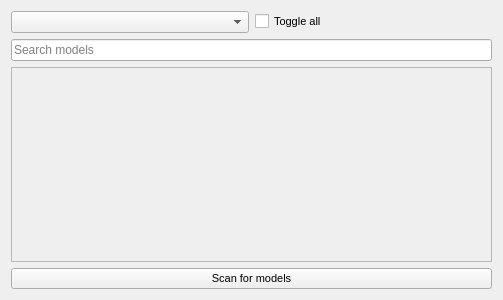
<?xml version="1.0" encoding="UTF-8"?>
<ui version="4.0">
 <class>custom_llm_model_widget</class>
 <widget class="QWidget" name="custom_llm_model_widget">
  <property name="geometry">
   <rect>
    <x>0</x>
    <y>0</y>
    <width>503</width>
    <height>300</height>
   </rect>
  </property>
  <property name="windowTitle">
   <string>Form</string>
  </property>
  <layout class="QGridLayout" name="gridLayout">
   <item row="4" column="0">
    <widget class="QPushButton" name="scan_for_models_button">
     <property name="font">
      <font>
       <pointsize>8</pointsize>
      </font>
     </property>
     <property name="text">
      <string>Scan for models</string>
     </property>
    </widget>
   </item>
   <item row="1" column="0">
    <layout class="QHBoxLayout" name="horizontalLayout">
     <item>
      <widget class="QComboBox" name="comboBox"/>
     </item>
     <item>
      <widget class="QCheckBox" name="toggle_all">
       <property name="font">
        <font>
         <pointsize>8</pointsize>
        </font>
       </property>
       <property name="text">
        <string>Toggle all</string>
       </property>
      </widget>
     </item>
    </layout>
   </item>
   <item row="3" column="0">
    <widget class="QScrollArea" name="custom_scroll_area">
     <property name="widgetResizable">
      <bool>true</bool>
     </property>
     <widget class="QWidget" name="scrollAreaWidgetContents">
      <property name="geometry">
       <rect>
        <x>0</x>
        <y>0</y>
        <width>483</width>
        <height>189</height>
       </rect>
      </property>
      <layout class="QVBoxLayout" name="verticalLayout_2"/>
     </widget>
    </widget>
   </item>
   <item row="2" column="0">
    <widget class="QLineEdit" name="lineEdit">
     <property name="placeholderText">
      <string>Search models</string>
     </property>
    </widget>
   </item>
  </layout>
 </widget>
 <resources/>
 <connections>
  <connection>
   <sender>scan_for_models_button</sender>
   <signal>clicked()</signal>
   <receiver>custom_llm_model_widget</receiver>
   <slot>action_button_clicked_scan_for_models()</slot>
   <hints>
    <hint type="sourcelabel">
     <x>199</x>
     <y>282</y>
    </hint>
    <hint type="destinationlabel">
     <x>270</x>
     <y>0</y>
    </hint>
   </hints>
  </connection>
  <connection>
   <sender>comboBox</sender>
   <signal>currentTextChanged(QString)</signal>
   <receiver>custom_llm_model_widget</receiver>
   <slot>mode_type_changed(QString)</slot>
   <hints>
    <hint type="sourcelabel">
     <x>96</x>
     <y>20</y>
    </hint>
    <hint type="destinationlabel">
     <x>67</x>
     <y>-8</y>
    </hint>
   </hints>
  </connection>
  <connection>
   <sender>toggle_all</sender>
   <signal>toggled(bool)</signal>
   <receiver>custom_llm_model_widget</receiver>
   <slot>toggle_all_toggled(bool)</slot>
   <hints>
    <hint type="sourcelabel">
     <x>350</x>
     <y>18</y>
    </hint>
    <hint type="destinationlabel">
     <x>215</x>
     <y>-11</y>
    </hint>
   </hints>
  </connection>
  <connection>
   <sender>lineEdit</sender>
   <signal>textEdited(QString)</signal>
   <receiver>custom_llm_model_widget</receiver>
   <slot>search_text_edited(QString)</slot>
   <hints>
    <hint type="sourcelabel">
     <x>265</x>
     <y>55</y>
    </hint>
    <hint type="destinationlabel">
     <x>245</x>
     <y>-7</y>
    </hint>
   </hints>
  </connection>
 </connections>
 <slots>
  <slot>action_button_clicked_scan_for_models()</slot>
  <slot>mode_type_changed(QString)</slot>
  <slot>toggle_all_toggled(bool)</slot>
  <slot>search_text_edited(QString)</slot>
 </slots>
</ui>
